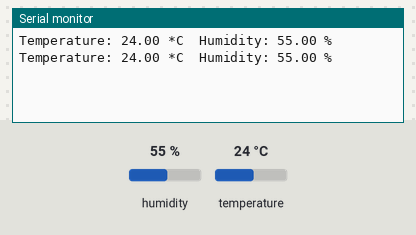
A sketch run on a simulated ESP32. Shown: the last lines printed to the serial monitor. Inputs (shaded band) come from the test bench; at power-on: humidity 55 %, temperature 24 °C.

Above: at 2.8 s.
2.9 s: humidity set to 22 %
At 4.4 s:
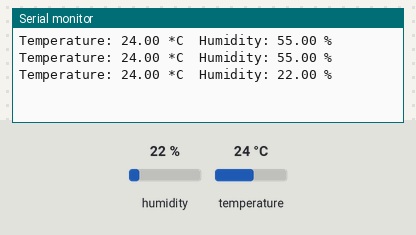
5.6 s: temperature set to 12 °C
At 6.8 s:
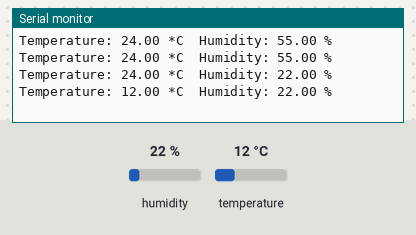
8.3 s: humidity set to 40 %
At 11.6 s:
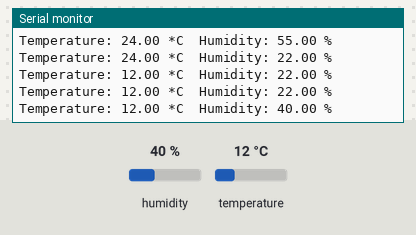
Timing chart, 0 to 13.1 s (numbered marks = the images above; inputs shaded):
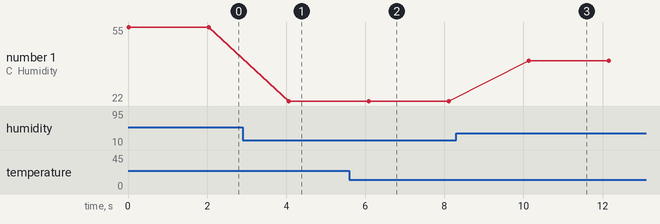

The sketch:

esp32-dht11-serial_monitor.ino
```cpp
#include <Adafruit_Sensor.h>
#include <DHT.h>
#define DHTPIN 4
#define DHTTYPE DHT11

DHT dht(DHTPIN, DHTTYPE);

float t; // variable for temperature
float h; // variable for humidity

void setup()
{
Serial.begin(115200);
dht.begin();
}

void loop() {
 readData();
 // print the result to Terminal
 Serial.print("Temperature: ");
 Serial.print(t);
 Serial.print(" *C\t");
 Serial.print("Humidity: ");
 Serial.print(h);
 Serial.println(" %");

 delay(2000);
}

void readData(){
 t = dht.readTemperature();
 h = dht.readHumidity();
}
```

Measured:
- after the input at 2.9 s, the serial monitor: prints a new line after 1.2 s (image 1)
- after the input at 5.6 s, the serial monitor: prints a new line after 0.49 s (image 2)
- after the input at 8.3 s, the serial monitor: prints a new line after 1.8 s (image 3)
- plotted number 1: 55 → 22 after the input at 2.9 s, 22 → 40 after the input at 8.3 s
